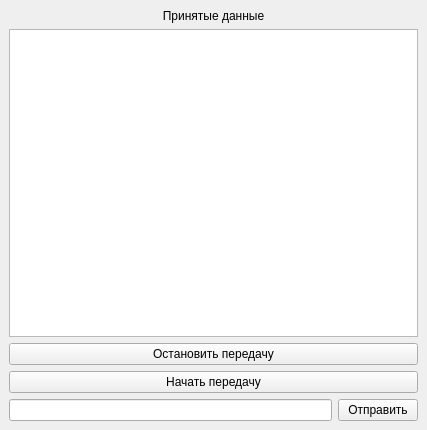
<?xml version="1.0" encoding="UTF-8"?>
<ui version="4.0">
 <class>MainWindow</class>
 <widget class="QMainWindow" name="MainWindow">
  <property name="geometry">
   <rect>
    <x>0</x>
    <y>0</y>
    <width>427</width>
    <height>430</height>
   </rect>
  </property>
  <property name="windowTitle">
   <string>MainWindow</string>
  </property>
  <widget class="QWidget" name="centralwidget">
   <layout class="QVBoxLayout" name="verticalLayout">
    <item>
     <widget class="QLabel" name="lb_receiveData">
      <property name="text">
       <string>Принятые данные</string>
      </property>
      <property name="alignment">
       <set>Qt::AlignCenter</set>
      </property>
     </widget>
    </item>
    <item>
     <widget class="QTextEdit" name="te_result"/>
    </item>
    <item>
     <widget class="QPushButton" name="pb_stop">
      <property name="text">
       <string>Остановить передачу</string>
      </property>
     </widget>
    </item>
    <item>
     <widget class="QPushButton" name="pb_start">
      <property name="text">
       <string>Начать передачу</string>
      </property>
     </widget>
    </item>
    <item>
     <layout class="QHBoxLayout" name="horizontalLayout">
      <item>
       <widget class="QLineEdit" name="le_sendMessage"/>
      </item>
      <item>
       <widget class="QPushButton" name="pb_sendMessage">
        <property name="text">
         <string>Отправить</string>
        </property>
       </widget>
      </item>
     </layout>
    </item>
   </layout>
  </widget>
 </widget>
 <resources/>
 <connections/>
</ui>
